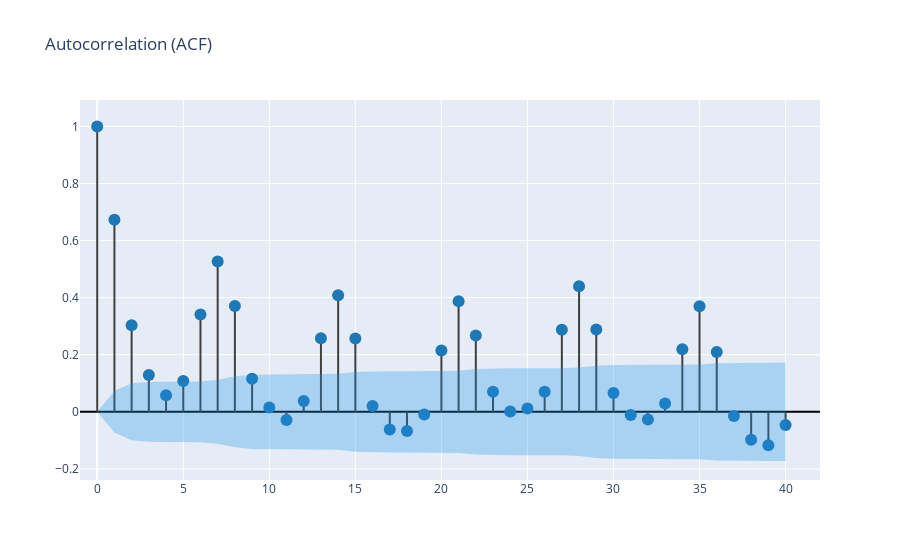

The code cell stored with this chart in its notebook:
### Code cell
create_corr_plot(train['total_rides'])

### Figure 1 — Plotly figure (JSON) as saved in the notebook; plotly's stock layout.template omitted (floating-point values rounded to 4 significant figures)
{"data": [{"line": {"color": "#3f3f3f"}, "mode": "lines", "showlegend": false, "type": "scatter", "x": [0, 0], "y": [0, 1]}, {"line": {"color": "#3f3f3f"}, "mode": "lines", "showlegend": false, "type": "scatter", "x": [1, 1], "y": [0, 0.6729]}, {"line": {"color": "#3f3f3f"}, "mode": "lines", "showlegend": false, "type": "scatter", "x": [2, 2], "y": [0, 0.3033]}, {"line": {"color": "#3f3f3f"}, "mode": "lines", "showlegend": false, "type": "scatter", "x": [3, 3], "y": [0, 0.1287]}, {"line": {"color": "#3f3f3f"}, "mode": "lines", "showlegend": false, "type": "scatter", "x": [4, 4], "y": [0, 0.05765]}, {"line": {"color": "#3f3f3f"}, "mode": "lines", "showlegend": false, "type": "scatter", "x": [5, 5], "y": [0, 0.108]}, {"line": {"color": "#3f3f3f"}, "mode": "lines", "showlegend": false, "type": "scatter", "x": [6, 6], "y": [0, 0.3407]}, {"line": {"color": "#3f3f3f"}, "mode": "lines", "showlegend": false, "type": "scatter", "x": [7, 7], "y": [0, 0.5269]}, {"line": {"color": "#3f3f3f"}, "mode": "lines", "showlegend": false, "type": "scatter", "x": [8, 8], "y": [0, 0.3709]}, {"line": {"color": "#3f3f3f"}, "mode": "lines", "showlegend": false, "type": "scatter", "x": [9, 9], "y": [0, 0.1158]}, {"line": {"color": "#3f3f3f"}, "mode": "lines", "showlegend": false, "type": "scatter", "x": [10, 10], "y": [0, 0.01497]}, {"line": {"color": "#3f3f3f"}, "mode": "lines", "showlegend": false, "type": "scatter", "x": [11, 11], "y": [0, -0.02859]}, {"line": {"color": "#3f3f3f"}, "mode": "lines", "showlegend": false, "type": "scatter", "x": [12, 12], "y": [0, 0.03757]}, {"line": {"color": "#3f3f3f"}, "mode": "lines", "showlegend": false, "type": "scatter", "x": [13, 13], "y": [0, 0.2574]}, {"line": {"color": "#3f3f3f"}, "mode": "lines", "showlegend": false, "type": "scatter", "x": [14, 14], "y": [0, 0.4087]}, {"line": {"color": "#3f3f3f"}, "mode": "lines", "showlegend": false, "type": "scatter", "x": [15, 15], "y": [0, 0.2568]}, {"line": {"color": "#3f3f3f"}, "mode": "lines", "showlegend": false, "type": "scatter", "x": [16, 16], "y": [0, 0.02015]}, {"line": {"color": "#3f3f3f"}, "mode": "lines", "showlegend": false, "type": "scatter", "x": [17, 17], "y": [0, -0.0618]}, {"line": {"color": "#3f3f3f"}, "mode": "lines", "showlegend": false, "type": "scatter", "x": [18, 18], "y": [0, -0.06695]}, {"line": {"color": "#3f3f3f"}, "mode": "lines", "showlegend": false, "type": "scatter", "x": [19, 19], "y": [0, -0.009407]}, {"line": {"color": "#3f3f3f"}, "mode": "lines", "showlegend": false, "type": "scatter", "x": [20, 20], "y": [0, 0.2152]}, {"line": {"color": "#3f3f3f"}, "mode": "lines", "showlegend": false, "type": "scatter", "x": [21, 21], "y": [0, 0.3873]}, {"line": {"color": "#3f3f3f"}, "mode": "lines", "showlegend": false, "type": "scatter", "x": [22, 22], "y": [0, 0.2671]}, {"line": {"color": "#3f3f3f"}, "mode": "lines", "showlegend": false, "type": "scatter", "x": [23, 23], "y": [0, 0.07006]}, {"line": {"color": "#3f3f3f"}, "mode": "lines", "showlegend": false, "type": "scatter", "x": [24, 24], "y": [0, 0.001336]}, {"line": {"color": "#3f3f3f"}, "mode": "lines", "showlegend": false, "type": "scatter", "x": [25, 25], "y": [0, 0.01131]}, {"line": {"color": "#3f3f3f"}, "mode": "lines", "showlegend": false, "type": "scatter", "x": [26, 26], "y": [0, 0.06998]}, {"line": {"color": "#3f3f3f"}, "mode": "lines", "showlegend": false, "type": "scatter", "x": [27, 27], "y": [0, 0.2874]}, {"line": {"color": "#3f3f3f"}, "mode": "lines", "showlegend": false, "type": "scatter", "x": [28, 28], "y": [0, 0.4396]}, {"line": {"color": "#3f3f3f"}, "mode": "lines", "showlegend": false, "type": "scatter", "x": [29, 29], "y": [0, 0.2884]}, {"line": {"color": "#3f3f3f"}, "mode": "lines", "showlegend": false, "type": "scatter", "x": [30, 30], "y": [0, 0.06592]}, {"line": {"color": "#3f3f3f"}, "mode": "lines", "showlegend": false, "type": "scatter", "x": [31, 31], "y": [0, -0.01122]}, {"line": {"color": "#3f3f3f"}, "mode": "lines", "showlegend": false, "type": "scatter", "x": [32, 32], "y": [0, -0.02736]}, {"line": {"color": "#3f3f3f"}, "mode": "lines", "showlegend": false, "type": "scatter", "x": [33, 33], "y": [0, 0.02923]}, {"line": {"color": "#3f3f3f"}, "mode": "lines", "showlegend": false, "type": "scatter", "x": [34, 34], "y": [0, 0.2189]}, {"line": {"color": "#3f3f3f"}, "mode": "lines", "showlegend": false, "type": "scatter", "x": [35, 35], "y": [0, 0.3701]}, {"line": {"color": "#3f3f3f"}, "mode": "lines", "showlegend": false, "type": "scatter", "x": [36, 36], "y": [0, 0.2096]}, {"line": {"color": "#3f3f3f"}, "mode": "lines", "showlegend": false, "type": "scatter", "x": [37, 37], "y": [0, -0.01503]}, {"line": {"color": "#3f3f3f"}, "mode": "lines", "showlegend": false, "type": "scatter", "x": [38, 38], "y": [0, -0.09818]}, {"line": {"color": "#3f3f3f"}, "mode": "lines", "showlegend": false, "type": "scatter", "x": [39, 39], "y": [0, -0.1176]}, {"line": {"color": "#3f3f3f"}, "mode": "lines", "showlegend": false, "type": "scatter", "x": [40, 40], "y": [0, -0.04654]}, {"marker": {"color": "#1f77b4", "size": 12}, "mode": "markers", "showlegend": false, "type": "scatter", "x": [0, 1, 2, 3, 4, 5, 6, 7, 8, 9, 10, 11, 12, 13, 14, 15, 16, 17, 18, 19, 20, 21, 22, 23, 24, 25, 26, 27, 28, 29, 30, 31, 32, 33, 34, 35, 36, 37, 38, 39, 40], "y": [1, 0.6729, 0.3033, 0.1287, 0.05765, 0.108, 0.3407, 0.5269, 0.3709, 0.1158, 0.01497, -0.02859, 0.03757, 0.2574, 0.4087, 0.2568, 0.02015, -0.0618, -0.06695, -0.009407, 0.2152, 0.3873, 0.2671, 0.07006, 0.001336, 0.01131, 0.06998, 0.2874, 0.4396, 0.2884, 0.06592, -0.01122, -0.02736, 0.02923, 0.2189, 0.3701, 0.2096, -0.01503, -0.09818, -0.1176, -0.04654]}, {"line": {"color": "rgba(255,255,255,0)"}, "mode": "lines", "showlegend": false, "type": "scatter", "x": [0, 1, 2, 3, 4, 5, 6, 7, 8, 9, 10, 11, 12, 13, 14, 15, 16, 17, 18, 19, 20, 21, 22, 23, 24, 25, 26, 27, 28, 29, 30, 31, 32, 33, 34, 35, 36, 37, 38, 39, 40], "y": [0, 0.07254, 0.1001, 0.1049, 0.1057, 0.1059, 0.1064, 0.112, 0.1244, 0.1301, 0.1306, 0.1306, 0.1307, 0.1307, 0.1334, 0.1398, 0.1423, 0.1423, 0.1424, 0.1426, 0.1426, 0.1443, 0.1496, 0.1521, 0.1523, 0.1523, 0.1523, 0.1525, 0.1553, 0.1617, 0.1644, 0.1645, 0.1645, 0.1646, 0.1646, 0.1661, 0.1704, 0.1718, 0.1718, 0.1721, 0.1725]}, {"fill": "tonexty", "fillcolor": "rgba(32, 146, 230,0.3)", "line": {"color": "rgba(255,255,255,0)"}, "mode": "lines", "showlegend": false, "type": "scatter", "x": [0, 1, 2, 3, 4, 5, 6, 7, 8, 9, 10, 11, 12, 13, 14, 15, 16, 17, 18, 19, 20, 21, 22, 23, 24, 25, 26, 27, 28, 29, 30, 31, 32, 33, 34, 35, 36, 37, 38, 39, 40], "y": [0, -0.07254, -0.1001, -0.1049, -0.1057, -0.1059, -0.1064, -0.112, -0.1244, -0.1301, -0.1306, -0.1306, -0.1307, -0.1307, -0.1334, -0.1398, -0.1423, -0.1423, -0.1424, -0.1426, -0.1426, -0.1443, -0.1496, -0.1521, -0.1523, -0.1523, -0.1523, -0.1525, -0.1553, -0.1617, -0.1644, -0.1645, -0.1645, -0.1646, -0.1646, -0.1661, -0.1704, -0.1718, -0.1718, -0.1721, -0.1725]}], "layout": {"autosize": true, "title": {"text": "Autocorrelation (ACF)"}, "xaxis": {"range": [-1, 42], "type": "linear"}, "yaxis": {"autorange": true, "range": [-0.243, 1.125], "type": "linear", "zerolinecolor": "#000000"}}}
